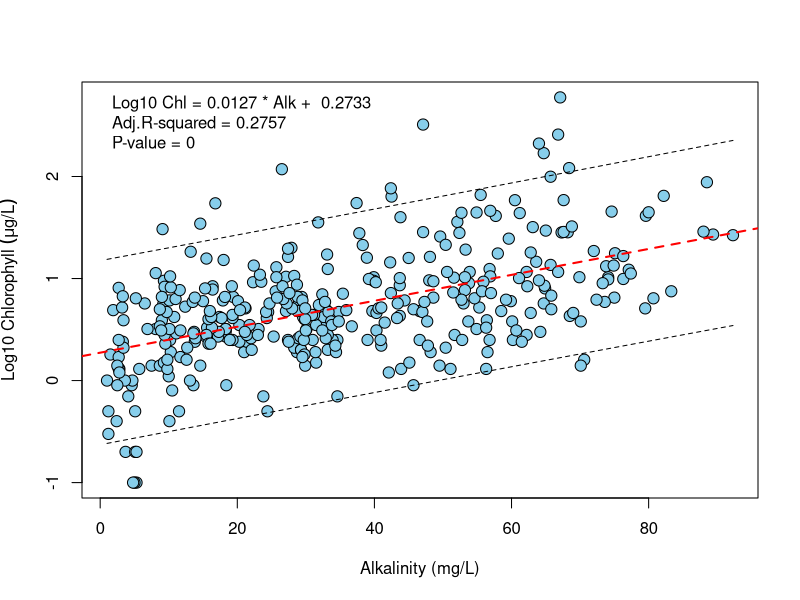

This figure's R source: (Note: this script raises an error after producing the figure.)
#######################################################
# Source Files for R Minicourse Part 3, Sept 2-3, 2014
# R. Matthews, Huxley College of the Environment               
# G. Matthews, Computer Science Department                     
# Western Washington University
#######################################################


#######################################################
# Linear Regression Confidence Intervals - Lakes Data
#######################################################
lakes = read.table("lakes.csv", T, sep=",")
attach(lakes)

### Step 1:  create linear model (chl ~ alk)
alkchl.lm = lm(log10(chl) ~ alk)

### Step 2:  sort the x axis (unique values only)
alk.sort = sort(unique(alk))

### Step 3:  use predict to predict chl ~ tp from linear model
pred.chl = predict(alkchl.lm, 
    newdata = data.frame(alk = alk.sort), int="pred")

### Step 4:  plot original data and linear model
op=par(mfrow=c(1,1))  ### plot single figure on a page

plot(log10(chl) ~ alk,
     xlab="Alkalinity (mg/L)",
     ylab=expression(paste("Log10 Chlorophyll " (mu * "g/L"))),
     pch=21, bg="skyblue", cex=1.5)
abline(alkchl.lm, lwd=2, lty=2, col="red")

### Step 5:  add upper and lower CI
lines(alk.sort, pred.chl[,2], lty=2) #lower CI
lines(alk.sort, pred.chl[,3], lty=2) #upper CI

### Step 6:  add a legend with the linear model statistics
legend(x="topleft", 
   c(paste("Log10 Chl =", round(alkchl.lm$coef[2],4), 
     "* Alk + ", round(alkchl.lm$coeff[1],4)),
    paste("Adj.R-squared =", round(summary(alkchl.lm)$adj.r.squared, 4)),
    paste("P-value =", round(summary(alkchl.lm)$coef[8], 4))),
    bty="n", cex=1) 



#######################################################
# Advanced Plotting - Transformed/Untransformed
# Linear Models Using Box-Cox Transformation Estimates
#######################################################
X <- c(1:10)
Y <- c(0.021,0.671,1.094,1.390,1.602,1.792,1.950,2.085,2.201,2.311)
### Y is ln(X) plus noise

Yfit <- lm(Y~X)

library(MASS)
Yfit.bc <- boxcox(Yfit)
Yfit.bc$x[which.max(Yfit.bc$y)]  ### result=2

##### Best est. for transformation will be Y^2
YfitBC.trans <- lm(Y^2 ~ X)


### Set plotting output to 4x per page
par(mfrow=c(2,2))

### Plot untransformed Y and residuals from Yfit
plot(Y ~ X, main="Y vs X, untransformed",  pch=21, bg="red", cex=1.5)
abline(Yfit, lwd=2, lty=2, col="red")
legend(x="topleft", c(paste("Y =", round(Yfit$coef[2],4),
         "* X + ", round(Yfit$coef[1], 4)),
         paste("Adj.R-squared =", round(summary(Yfit)$adj.r.squared, 4)),
         paste("p-value =", round(summary(Yfit)$coef[8], 4))),
         bty="n", cex=0.7)
plot(Yfit$fitted.values, resid(Yfit), 
     main="Untransformed residuals",
     pch=21, bg="red", cex=1.5,  xlab="Fitted Values", ylab="Residuals")
abline(h=0, lwd=2, lty=2, col="red")

### Plot transformed Y using Box-Cox estimate and YfitBC residuals
plot(Y^2 ~ X, main="Y^2 vs X", pch=21, bg="red", cex=1.5)
abline(YfitBC.trans, lwd=2, lty=2, col="red")
legend(x="topleft", c(paste("Y^2 =", round(YfitBC.trans$coef[2],4),
         "* X ", round(YfitBC.trans$coef[1], 4)),
         paste("Adj.R-squared =", round(summary(YfitBC.trans)$adj.r.squared, 4)),
         paste("p-value =", round(summary(YfitBC.trans)$coef[8], 4))),
         bty="n", cex=0.7)
plot(YfitBC.trans$fitted.values, resid(YfitBC.trans), 
     main="Transformed residuals",
     pch=21, bg="red", cex=1.5, xlab="Fitted Values", ylab="Residuals")
abline(h=0, lwd=2, lty=2, col="red")

